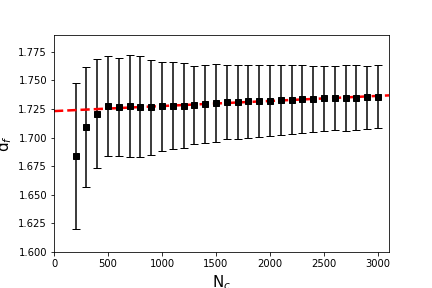

Here is the Python script that generated this plot:
import matplotlib.pyplot as plt
import pandas as pd
import numpy as np



df = pd.read_csv('3000_mean_plot.csv')


Na = df["Na"][1:30].tolist() 
Rm_mean = df["Rm_mean"].tolist() 
Rm_sd = df["Rm_sd"].tolist() 
ln_Na = df["ln_Na"].tolist() 

ln_Rm_mean = df["ln_Rm_mean"].tolist()  
ln_Rm_SD = df["ln_Rm_SD"].tolist()  
regression = df["regression"][1:30].tolist() 
reg_sd = df["reg_sd"][1:30].tolist()


r=np.linspace(0,3200,1000)
m_=4.42684E-06
cplus_=1.723121936
map_lnNa_ = (m_*r)+cplus_


plt.errorbar(Na,regression,yerr = reg_sd,fmt ='ks',capsize=4, elinewidth=1.5,markersize=6,label='Points')#,label='1$^{st}$ Cluster',markersize=5)       
#plt.plot(Na,regression,'ks',markersize=5)
plt.plot(r,map_lnNa_,'r--',label='Trendline',linewidth=2.5)           #line of best fit

plt.show
plt.xlabel('N$_{c}$',fontsize=15)          #labels x axis as 'r (μm)'
plt.ylabel('d$_{f}$',fontsize=15)    #labels y axis as 'Intensity (Wm^-2)'
plt.xlim(0,3100)                 #x axis is from -25 to 25 μm
plt.ylim(1.6,1.79)                          #y axis is from 0 to 1
#plt.xticks([2.5,3,3.5,4])   #changes labels of x axis to 2 s.f.
#           [r'$-2π$',r'$-π$',r'$0$',r'$π$',r'$2π$',]) 
#plt.yticks([1.65,1.7,1.75,1.8])  #changes labels of y axis to 1 d.p.
plt.rcParams["axes.labelsize"] = 12
plt.xticks(fontsize=10)
plt.yticks(fontsize=10)
#plt.legend(loc='lower right')
plt.savefig("df by Nc.png")  